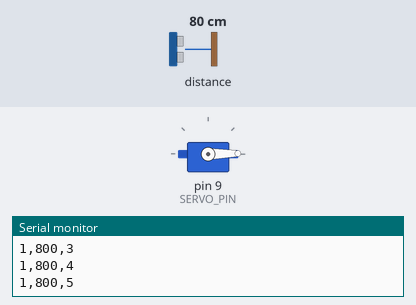
Bench run of a sketch on a simulated Arduino Uno, built for the host (arithmetic inside an expression is 32-bit, double 64-bit). Shown: servo, the last lines printed to the serial monitor. The test bench sets the inputs (shaded band); at power-on: distance to the obstacle 80 cm.

Above: at 1.17 s.
At 10.55 s:
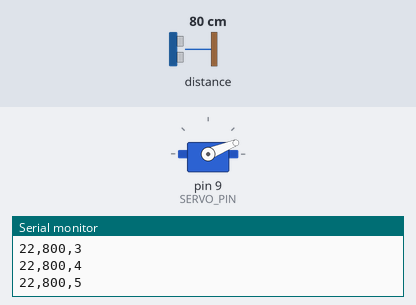
At 20.37 s:
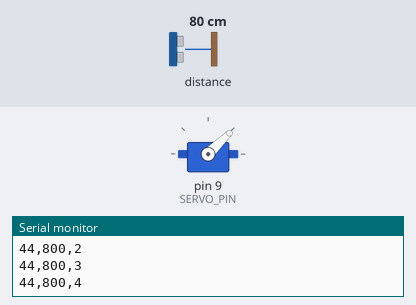
At 39.58 s:
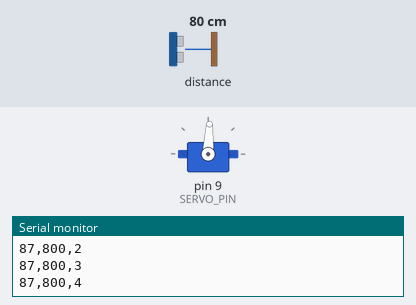
Timing chart, 0 to 40.0 s (numbered marks = the images above):
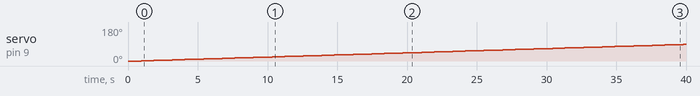

Measured:
- by itself, servo on pin 9 (SERVO_PIN): moves from 0° to 88° over 38.9 s

The sketch:

lidar_scanner.ino
```cpp
#include <Wire.h>
#include <VL53L1X.h>
#include <Servo.h>

// Haven't tested with the sensors

VL53L1X sensor;
Servo yawServo;

// Configuration
const int SERVO_PIN = 9;
const int START_ANGLE = 0;
const int END_ANGLE = 180;
const int NUM_SLICES = 13;

void setup() {
  Serial.begin(115200); // High-speed link for volumetric data
  Wire.begin();
  Wire.setClock(400000); // 400kHz I2C for fast ROI switching

  yawServo.attach(SERVO_PIN);
  yawServo.write(START_ANGLE);
  delay(500);

  if (!sensor.init()) {
    Serial.println("Failed to detect sensor!");
    while (1);
  }

  sensor.setDistanceMode(VL53L1X::Long);
  sensor.setMeasurementTimingBudget(20000); // 20ms per slice
  sensor.startContinuous(20);
}

void loop() {
  // Forward Sweep: 0 to 180
  for (int angle = START_ANGLE; angle <= END_ANGLE; angle++) {
    scanVerticalSlice(angle);
  }

  // Return Sweep: 180 to 0 (Optional: scan on return or just move back)
  yawServo.write(START_ANGLE);
  delay(1000);
}

void scanVerticalSlice(int angle) {
  yawServo.write(angle);
  delay(15); // Wait for servo to stabilize

  for (int i = 0; i < NUM_SLICES; i++) {
    // Shifting a 4x4 ROI down the 16-pixel SPAD array
    // Center 199 is Top, Center 151 is Bottom.
    // Each step is a 1-pixel vertical shift (approx 4 units in center-code)
    int roi_center = 199 - (i * 4);

    sensor.setROICenter(roi_center);
    int distance = sensor.read();

    // Protocol: angle,distance,roi_index
    Serial.print(angle);
    Serial.print(",");
    Serial.print(distance);
    Serial.print(",");
    Serial.println(i);
  }
}
```
